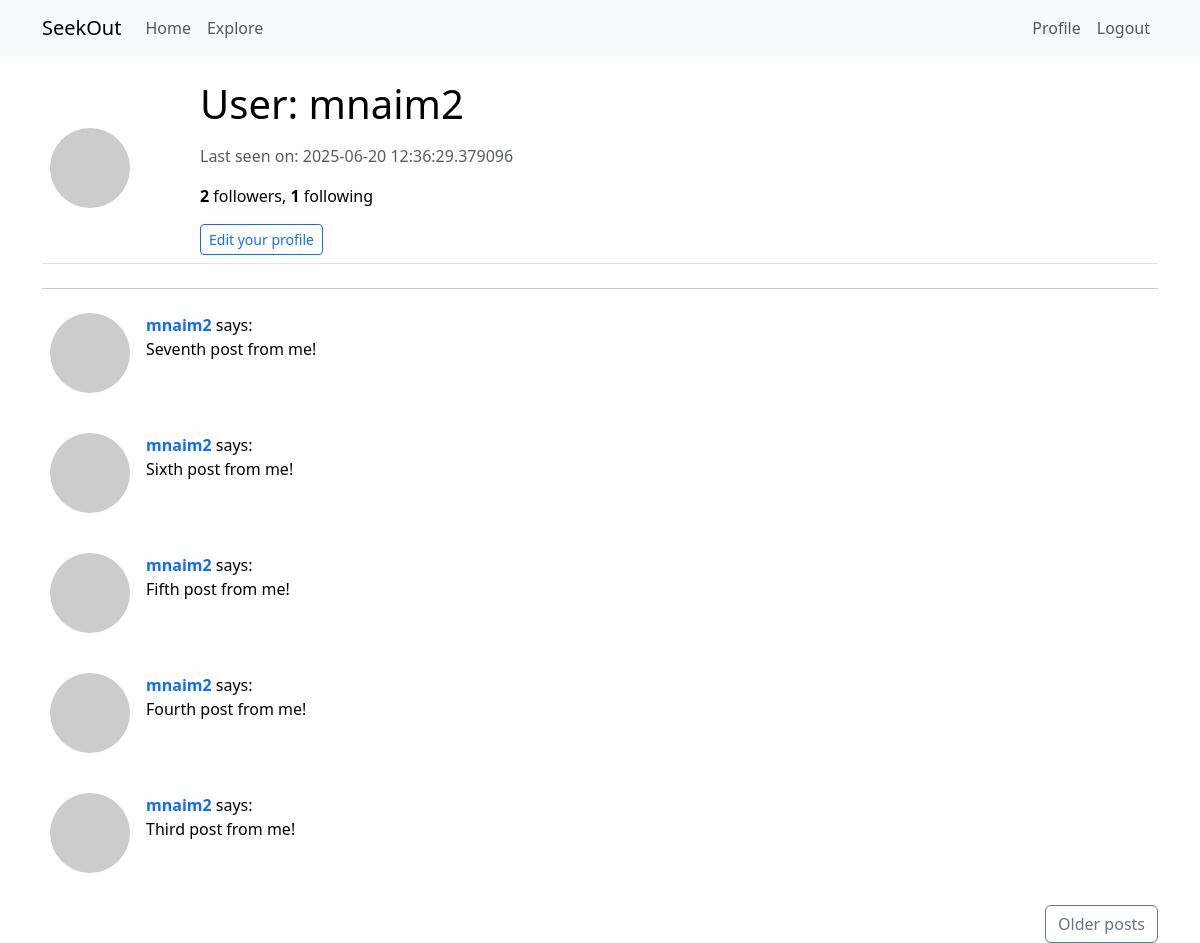
The app's page /user/mnaim2 (signed in) with its own data.
### app/models.py (models this page shows, shortened)
class User (UserMixin, db.Model):
	id = db.Column (db.Integer, primary_key=True)
	username = db.Column (db.String, index=True, unique=True)
	email = db.Column (db.String, index=True, unique=True)
	password_hash = db.Column (db.String (128))
	posts = db.relationship ('Post', backref='author', lazy='dynamic')
	about_me = db.Column (db.String (140))
	last_seen = db.Column (db.DateTime, default=datetime.utcnow)
	followed = db.relationship (
		'User', secondary=followers,
		primaryjoin=(followers.c.follower_id == id),
		secondaryjoin=(followers.c.followed_id == id),
		backref=db.backref ('followers', lazy='dynamic'), lazy='dynamic')
	def avatar (self, size):
		digest = md5 (self.email.lower ().encode ('utf-8')).hexdigest ()
		return 'https://www.gravatar.com/avatar/{}?d=identicon&s={}'.format (
			digest, size)

class Post (db.Model):
	id = db.Column (db.Integer, primary_key=True)
	body = db.Column (db.String (140))
	timestamp = db.Column (db.DateTime, index=True, default=datetime.utcnow)
	user_id = db.Column (db.Integer, db.ForeignKey ('user.id'))

### app/routes.py (the view)
@app.route ('/user/<username>')
@login_required
def user (username):
	user = User.query.filter_by (username=username).first_or_404 ()
	form = EmptyForm ()
	page = request.args.get ('page', 1, type=int)
	posts = db.paginate (
		Post.query.filter_by (user_id=current_user.id).order_by (
		Post.timestamp.desc ()), page=page, per_page=app.config['POST_PER_PAGE'])
	next_url = url_for ('user', username=current_user.username, page=posts.next_num) \
		if posts.has_next else None
	prev_url = url_for ('user', username=current_user.username, page=posts.prev_num) \
		if posts.has_prev else None
	return render_template ('user.html', user=user, form=form, posts=posts.items,
		next_url=next_url, prev_url=prev_url)

### app/routes.py (called while the page is built)
@login.user_loader
def load_user (id):
	return User.query.get (int (id))

@app.before_request
def before_request ():
	if current_user.is_authenticated:
		current_user.last_seen = datetime.utcnow ()
		db.session.commit ()

### app/templates/user.html (shortened to what this page needs)
{% extends "base.html" %}
{% block content %}
  <table class="table mb-4">
    <tr valign="top">
      <td class="align-middle" style="width: 150px;">
        <img src="{{ user.avatar(128) }}" class="rounded-circle img-fluid" alt="User avatar">
      </td>
      <td>
        <h1 class="mb-3">User: {{ user.username }}</h1>
        {% if user.last_seen %}
          <p class="text-muted">Last seen on: {{ user.last_seen }}</p>
        {% endif %}
        <p class="mb-3">
          <strong>{{ user.followers.count() }}</strong> followers, <strong>{{ user.followed.count() }}</strong> following
        </p>
        {% if user == current_user %}
          <a href="{{ url_for('edit_profile') }}" class="btn btn-outline-primary btn-sm">Edit your profile</a>
        {% elif not current_user.is_following(user) %}
          <form action="{{ url_for('follow', username=user.username) }}" method="post" class="d-inline">
            {{ form.hidden_tag() }}
            {{ form.submit(class="btn btn-success btn-sm", value='Follow') }}
          </form>
        {% else %}
          <form action="{{ url_for('unfollow', username=user.username) }}" method="post" class="d-inline">
            {{ form.hidden_tag() }}
            {{ form.submit(class="btn btn-danger btn-sm", value='Unfollow') }}
          </form>
        {% endif %}
      </td>
    </tr>
  </table>
  <hr>
  {% for post in posts %}
    <div class="mb-4">
      {% include '_post.html' %}
    </div>
  {% endfor %}
  <div class="d-flex justify-content-between">
    {% if next_url %}
      <a href="{{ next_url }}" class="btn btn-outline-secondary ms-auto">Older posts</a>
    {% endif %}
  </div>
{% endblock %}

### app/templates/_post.html
<table class="table table-borderless mb-0">
  <tr valign="top">
    <td style="width: 50px;">
      <img src="{{ post.author.avatar(36) }}" class="rounded-circle" alt="Avatar">
    </td>
    <td>
      <a href="{{ url_for('user', username=post.author.username) }}" class="fw-bold text-decoration-none">
        {{ post.author.username }}
      </a> says:<br>
      <p class="mb-0">{{ post.body }}</p>
    </td>
  </tr>
</table>

### records on screen
User: username "mnaim2", last_seen "2025-06-20 12:36:29.379096"
Post: author.username "mnaim2", body "Seventh post from me!"
Post: author.username "mnaim2", body "Sixth post from me!"
Post: author.username "mnaim2", body "Fifth post from me!"
Post: author.username "mnaim2", body "Fourth post from me!"
Post: author.username "mnaim2", body "Third post from me!"

### other values on screen
{{ user.followers.count() }} "2"
{{ user.followed.count() }} "1"
